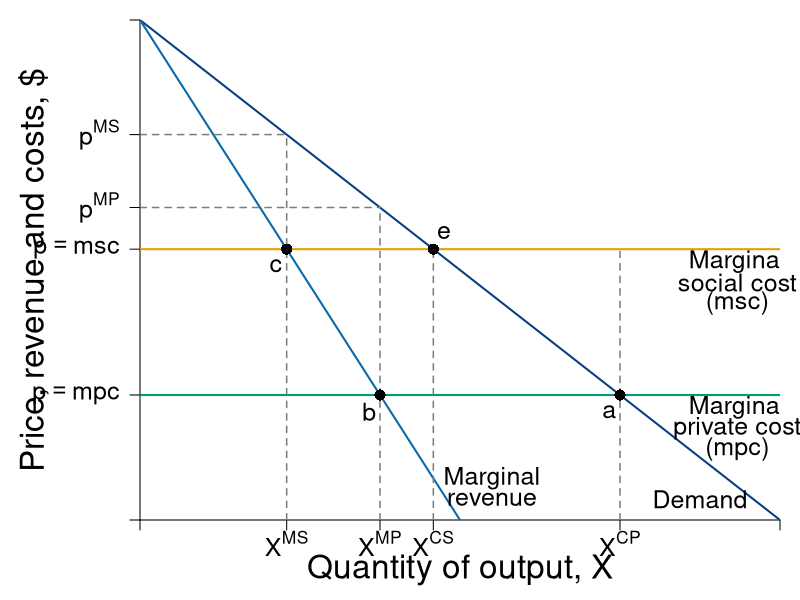

This chart was generated by the following R code:
#Graph Designer: Simon Halliday + Scott Cohn
#Authors: Bowles and Halliday
#Title: Coordination, Conflict and Competition: A Text in Microeconomics

library(shape)
pdf(file = "public_mechanism/second_best_part1.pdf", width = 9, height = 7)

# Set parameters for graphics
axislabelsize <- 2
labelsize <- 1.5
namesize <- 1.8
annotatesize <- 1.5
graphlinewidth <- 2
segmentlinewidth <- 1.5
fadelevel <- 0.2

COL <- c("#7fc97f", "#beaed4", "#fdc086", "#ffff99", "#386cb0", "#f0027f", "#bf5b17", "#666666")
COLA <- c("#e0f3db", "#99d8c9","#66c2a4","#41ae76", "#238b45", "#005824")
COLB <- c("#c6dbef", "#4eb3d3", "#2b8cbe", "#0868ac","#084081")
COLC <- c("#fcfbfd", "#efedf5", "#dadaeb", "#bcbddc", "#9e9ac8", "#807dba", "#6a51a3", "#54278f", "#3f007d")
grays <- gray.colors(25, start = 1, end = 0, alpha = 1)
CBCols <- c("#009E73","#0072B2","#E69F00","#CC79A7", "#F0E442")


#Edited the margins to cater for the larger LHS labels
par(mar =  c(4, 7, 1, 1))

AvgRevenue <- function(x, rmax = 12, xmax = 12){
  rmax - (rmax/xmax)*x
}

MRevenue <- function(x, rmax = 12, xmax = 12){
  rmax - 2*(rmax/xmax)*x
}

AvgCost <- function(x, c0 = 2, c1 = 4){
  c0/x + c1
}

xlims <- c(0, 12)
ylims <- c(0, 12)

npts <- 501 
x <- seq(xlims[1], xlims[2], length.out = npts)
y <- seq(ylims[1], ylims[2], length.out = npts) 
a <- c(13, 16.75, 19.25)

plot(0, 0, xlim = xlims, ylim = ylims, type = "n",
     xlab = expression(paste("")),
     ylab = expression(paste("")), 
     xaxt = "n", 
     yaxt = "n", 
     cex.lab = axislabelsize, 
     bty = "n",
     xaxs = "i", 
     yaxs = "i")

costs <- c(3, 6.5)
monopoly <- c((12 - costs[1])/2, (12 - costs[2])/2)
comp <- c((12 - costs[1]), (12 - costs[2]))

ticksy <- c(0, costs[1], costs[2], AvgRevenue(monopoly[1]),  AvgRevenue(monopoly[2]), ylims[2])
ylabels <- c(NA, expression(paste(p == mpc)), expression(paste(p == msc)), expression(paste(p^{MP})),  expression(paste(p^{MS})), NA)
ticksx <- c(0, monopoly[2], monopoly[1], comp[2], comp[1], xlims[2])
xlabels <- c(NA,  expression(paste(X^{MS})), expression(paste(X^{MP})), expression(paste(X^{CS})), expression(paste(X^{CP})), NA)

axis(1, at = ticksx, pos = 0, labels = xlabels, cex.axis = labelsize)
axis(2, at = ticksy, pos = 0, labels = ylabels, las = 1, cex.axis = labelsize)

npts <- 500 
xx1 <- seq(xlims[1], xlims[2], length.out = npts)
xx3 <- seq(2, 6, length.out = npts)

#Draw the polygon for D
# xpolya <- c(comp[1], comp[1], comp[2], comp[1])
# ypolya <- c(costs[1], costs[2], costs[2], costs[1])
# polygon(x = xpolya, y = ypolya, col=COL[4],
#         density=NULL, border = NA)


#Monopoly CS no MSC: 
# xpolyCSM <- c(comp[2], 0, 0, comp[2])
# ypolyCSM <- c(AvgRevenue(x = comp[2]), 12, AvgRevenue(x = comp[2]), AvgRevenue(x = comp[2]))
# polygon(x = xpolyCSM, y = ypolyCSM, col=COLA[1], density=NULL, border = NA)

#Monopoly profit no MSC, above MSC: 
# xpolyMpi <- c(monopoly[1], monopoly[1], 0, 0, monopoly[1])
# ypolyMpi <- c(costs[2], AvgRevenue(x = monopoly[1]), AvgRevenue(x = monopoly[1]), costs[2], costs[2])
# polygon(x = xpolyMpi, y = ypolyMpi, col=COLB[1], density=NULL, border = NA)

#Monopoly profit no MSC, BELOW MSC: 

# xpolyMpiSC <- c(monopoly[1], monopoly[1], 0, 0, monopoly[1])
# ypolyMpiSC <- c(costs[1], costs[2], costs[2], costs[1], costs[1])
# polygon(x = xpolyMpiSC, y = ypolyMpiSC, col=rgb(204/255, 121/255, 167/255, fadelevel), 
#         density=NULL, border = NA)


#Draw the polygon for A
# xpolyb <- c(comp[2], monopoly[1], monopoly[1], comp[2])
# ypolyb <- c(costs[2], AvgRevenue(x = monopoly[1]), costs[2], costs[2])
# polygon(x = xpolyb, y = ypolyb, col=COL[4], density=NULL, border = NA)

#Draw the polygon for area C
# xpolyc <- c(monopoly[1], monopoly[1], monopoly[2], monopoly[2], monopoly[1])
# ypolyc <- c(costs[2], AvgRevenue(x = monopoly[1]), AvgRevenue(x = monopoly[2]), MRevenue(monopoly[2]), MRevenue(monopoly[2]))
# polygon(x = xpolyc, y = ypolyc, col = COLA[1], density = NULL, border = NA)

#Draw the polygon for D
# xpolyd <- c(comp[2], comp[2], monopoly[1], monopoly[1], comp[2] )
# ypolyd <- c(costs[1], AvgRevenue(x = comp[2]), AvgRevenue(x = comp[2]), costs[1], costs[1])
# polygon(x = xpolyd, y = ypolyd, col=COL[2], density=NULL, border = NA)

#Area E
# xpolye <- c(comp[1], comp[2], comp[2], comp[1])
# ypolye <- c(costs[1], AvgRevenue(x = comp[2]), costs[1], costs[1])
# polygon(x = xpolye, y = ypolye, col=COL[2], density=NULL, border = NA)

#Total costs only covering private costs 
# xpolya <- c(comp[1], comp[1], 0, 0, comp[1])
# ypolya <- c(0, costs[1], costs[1], 0, 0)
# polygon(x = xpolya, y = ypolya, col=rgb(86/255, 180/255, 233/255, fadelevel),
#         density=NULL, border = NA)

#lines(xx1, bcA(xx1, w = 10, p = 1.5), col = COLB[3], lwd = graphlinewidth)
lines(xx1, AvgRevenue(xx1, rmax = 12, xmax = 12), col = COLB[5], lwd = graphlinewidth)
lines(xx1, MRevenue(xx1, rmax = 12, xmax = 12), col = COLB[4], lwd = graphlinewidth)
#lines(xx1, AvgCost(xx1, c0 = 2, c1 = 4), col = COLA[5], lwd = graphlinewidth)

#Label the axes
#mtext(expression(paste("Quantity of output, ", X)), side=1, line = 2.5, cex = axislabelsize)

text(0.5*xlims[2], -1.2, expression(paste("Quantity of output, ", X)), xpd = TRUE, cex = axislabelsize) 
text(-2, 0.5*ylims[2], expression(paste("Price, revenue and costs, $")), xpd = TRUE, cex = axislabelsize, srt = 90) 

#Label curves
#text(10.5, 4.5, expression(paste(ac(x) == mc(x))), cex = labelsize)
#text(10.5, 3, expression(paste(p(x) == p[max] - s*x)), cex = labelsize)
text(10.5, 0.5, expression(paste("Demand")), cex = labelsize)

text(6.6, 1, expression(paste("Marginal")), cex = labelsize)
text(6.6, 0.5, expression(paste("revenue")), cex = labelsize)

text(11.2, 6.2, expression(paste("Marginal")), cex = labelsize)
text(11.2, 5.7, expression(paste("social cost")), cex = labelsize, xpd = TRUE)
text(11.2, 5.2, expression(paste("(msc)")), cex = labelsize)

text(11.2, 2.7, expression(paste("Marginal")), cex = labelsize)
text(11.2, 2.2, expression(paste("private cost")), cex = labelsize, xpd = TRUE)
text(11.2, 1.7, expression(paste("(mpc)")), cex = labelsize)

#Labels cost and profit areas
#text(2, 0.5*AvgCost(x = 4), expression("Total Costs"), cex = labelsize)
#text(2, 6, expression("Profit"), cex = labelsize)

#Draw segments for total costs
segments(0, AvgRevenue(x = monopoly[2]), monopoly[2], AvgRevenue(x = monopoly[2]), lty = 2, col = grays[20] , lwd = segmentlinewidth)
segments(0, AvgRevenue(x = 4.5), 4.5, AvgRevenue(x = 4.5), lty = 2, col = grays[20] , lwd = segmentlinewidth)

segments(monopoly[2], 0, monopoly[2], AvgRevenue(x = monopoly[2]), lty = 2, col = grays[20] , lwd = segmentlinewidth)
segments(4.5, 0, 4.5, AvgRevenue(x = 4.5), lty = 2, col = grays[20] , lwd = segmentlinewidth)
segments(comp[2], 0, comp[2], AvgRevenue(x = comp[2]), lty = 2, col = grays[20] , lwd = segmentlinewidth)
segments(9, 0, 9, costs[2], lty = 2, col = grays[20] , lwd = segmentlinewidth)

#Price lines
segments(0, 3, xlims[2], 3, lty = 1, col = CBCols[1] , lwd = graphlinewidth)
segments(0, 6.5, xlims[2], 6.5, lty = 1, col = CBCols[3] , lwd = graphlinewidth)


#Label Points for comparison
points(monopoly[2], MRevenue(x = monopoly[2]), pch = 16, col = "black", cex = 1.5)
text(monopoly[2] -0.2, MRevenue(x = monopoly[2]) - 0.4, expression(c), cex = labelsize)

points(4.5, MRevenue(x = 4.5), pch = 16, col = "black", cex = 1.5)
text(4.5 -0.2, MRevenue(x = 4.5) - 0.4, expression(b), cex = labelsize)

points(comp[2], AvgRevenue(x = comp[2]), pch = 16, col = "black", cex = 1.5)
text(comp[2] + 0.2, AvgRevenue(x = comp[2]) + 0.4, expression(e), cex = labelsize)

points(9, AvgRevenue(x = 9), pch = 16, col = "black", cex = 1.5)
text(9 -0.2, AvgRevenue(x = 9) - 0.4, expression(a), cex = labelsize)


#points(4, AvgRevenue(x = 4), pch = 16, col = "black", cex = 1.5)
# text(7.75, 5.5, expression(F), cex = labelsize)
#text(4.75, 6.75, expression(A), cex = labelsize)
#text(3.5, 7, expression(C), cex = labelsize)
# text(5, 5, expression(D), cex = labelsize)
# text(6.5, 4.25, expression(E), cex = labelsize)

# text(1, 8.25, expression(paste(CS[MSC]^{CP})), cex = labelsize)
#text(1, 7, expression(paste(pi[msc]^{MP})), cex = labelsize)
# text(1, 4.75, expression(paste(CS[mpc]^{CP})), cex = labelsize)

#Arrow to mr = mc
#text(7.5, 9.5, expression(paste("Profit Maximum at")), cex = labelsize)
#text(7.5, 9, expression(paste(mr == mc)), cex = labelsize)
#Arrows(6.1, 9.2, 4.2, 4.3, col = "black", lty = 1, lwd = 2, arr.type = "triangle", arr.lwd = 0.5)
# 
# text(2, 2.25, expression(paste("Competition policy:")), cex = labelsize)
# text(2, 1.75, expression(paste("competitive firm")), cex = labelsize)
# text(2, 1.25, expression(paste("only incurs")), cex = labelsize)
# text(2, 0.75, expression(paste("private costs")), cex = labelsize)
# 


dev.off()
